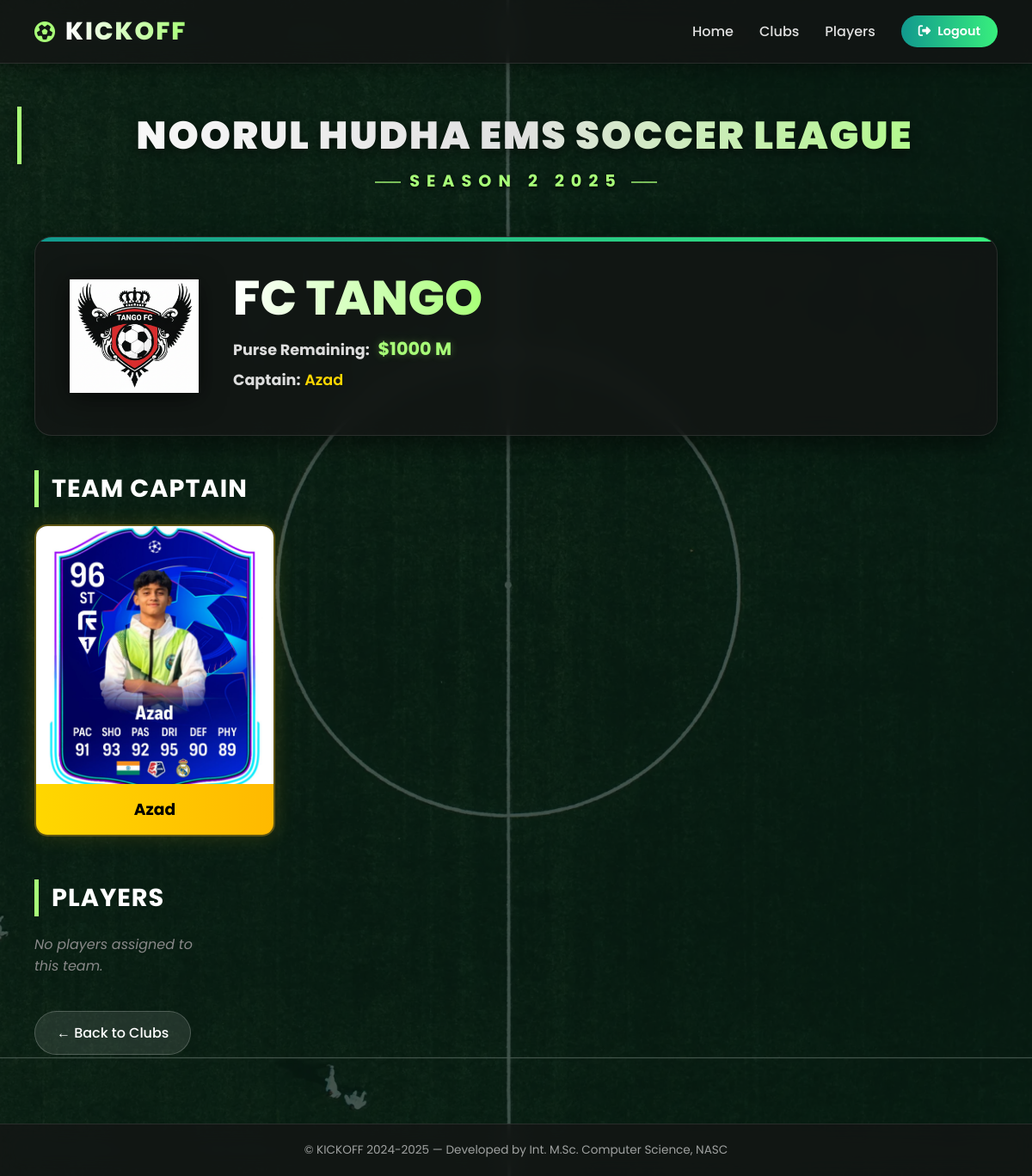
Page /clubs/1/ (signed in) on the committed database.
### auction/models.py (models this page shows, shortened)
class Team(models.Model):
    team_name = models.CharField(max_length=100, null=True)
    logo = models.ImageField(upload_to='logo/',null=True)
    purse_remaining = models.IntegerField(default=1000)
    captain = models.OneToOneField(
        'Player',
        on_delete=models.SET_NULL,
        null=True,
        blank=True,
        related_name='captain_of_team'   # unique name added
    )

class Player(models.Model):
    team = models.ForeignKey(Team, on_delete=models.CASCADE, null=True, blank=True,related_name='players')
    name = models.CharField(max_length=100)
    card_image = models.ImageField(upload_to='player_cards/',null=True)
    sold_price = models.PositiveIntegerField(null=True, blank=True)

### auction/views.py (the view)
# urls.py: path('clubs/<int:team_id>/', views.team_detail, name='team_detail'),
@login_required
def team_detail(request, team_id):
    team_obj = get_object_or_404(Team, id=team_id)
    players = team_obj.players.all()
    captain = team_obj.captain
    return render(request, 'auction/team_detail.html', {
        'team': team_obj,
        'players': players,
        'captain': captain,
    })

### auction/templates/auction/team_detail.html (shortened to what this page needs)
{% extends 'auction/home.html' %}
{% load static %}
{% block stylesheet %}
<link rel="stylesheet" href="{% static 'css/team_detail.css' %}">
{% endblock stylesheet %}
{% block content %}
<div class="team-detail-wrapper">
    <header class="team-header">
        <img src="{{ team.logo.url }}" alt="{{ team.team_name }} Logo" class="team-logo">
        <div class="team-header-info">
            <h1>{{ team.team_name }}</h1>
            <p class="purse">
                <strong>Purse Remaining:</strong>
                <span class="highlight">${{ team.purse_remaining }} M</span>
            </p>
            <p class="captain-info">
                <strong>Captain:</strong>
                {% if captain %}
                    <span>{{ captain.name }}</span>
                {% else %}
                    <span class="none">Not assigned</span>
                {% endif %}
            </p>
        </div>
    </header>
    <section class="captain-section">
        <h2>Team Captain</h2>
        {% if captain %}
        <div class="captain-card">
            <img src="{{ captain.card_image.url }}" alt="{{ captain.name }}">
            <h3>{{ captain.name }}</h3>
        </div>
        {% else %}
            <p class="none">No captain assigned yet.</p>
        {% endif %}
    </section>
    <section class="players-section">
        <h2>Players</h2>
        <div class="players-grid">
            {% for player in players %}
            <div class="player-card">
                <img src="{{ player.card_image.url }}" alt="{{ player.name }} Card" class="player-image">
                <div class="player-info">
                    <h3>{{ player.name }}</h3>
                    <p><strong>Price:</strong> ${{ player.base_price }} M</p>
                </div>
            </div>
            {% empty %}
                <p class="none">No players assigned to this team.</p>
            {% endfor %}
        </div>
    </section>
    <div class="back">
        <a href="{% url 'clubs' %}" class="back-link">← Back to Clubs</a>
    </div>
</div>
{% endblock %}

### static/css/home.css (style rules this page uses)
* { margin: 0; padding: 0; box-sizing: border-box; font-family: 'Poppins', sans-serif; }
body { min-height: 100vh; background-position: center; background-size: cover; background-repeat: no-repeat; background-attachment: fixed; color: #fff; display: flex; flex-direction: column; }

### static/css/team_detail.css (style rules this page uses)
.team-detail-wrapper { max-width: 1200px; margin: 0 auto; padding: 20px 20px 60px; width: 100%; }
.team-header { display: flex; align-items: center; gap: 40px; background: rgba(20, 20, 20, 0.75); backdrop-filter: blur(12px); -webkit-backdrop-filter: blur(12px); border: 1px solid rgba(255, 255, 255, 0.1); border-radius: 20px; padding: 40px; margin-bottom: 40px; box-shadow: 0 10px 30px rgba(0, 0, 0, 0.5); position: relative; overflow: hidden; }
.team-header::before { content: ''; position: absolute; top: 0; left: 0; width: 100%; height: 5px; background: linear-gradient(90deg, #11998e, #38ef7d); }
.team-logo { width: 150px; height: 150px; object-fit: contain; filter: drop-shadow(0 5px 15px rgba(0,0,0,0.6)); }
.team-header-info h1 { font-size: 3.5rem; font-weight: 800; margin-bottom: 15px; text-transform: uppercase; background: linear-gradient(to right, #ffffff, #a8ff78); -webkit-background-clip: text; -webkit-text-fill-color: transparent; line-height: 1; }
.team-header-info p { font-size: 1.1rem; color: #ddd; margin-bottom: 8px; }
.team-header-info .highlight { color: #a8ff78; font-weight: 700; font-size: 1.3rem; margin-left: 5px; text-shadow: 0 0 10px rgba(168, 255, 120, 0.3); }
.captain-info span { color: #ffd700; font-weight: 600; }
h2 { font-size: 1.8rem; color: #fff; margin-bottom: 20px; border-left: 5px solid #a8ff78; padding-left: 15px; text-transform: uppercase; letter-spacing: 1px; }
.captain-section { margin-bottom: 50px; }
.captain-card { display: inline-flex; flex-direction: column; width: 280px; background: rgba(30, 30, 30, 0.8); border: 2px solid rgba(255, 215, 0, 0.3); border-radius: 15px; overflow: hidden; box-shadow: 0 0 25px rgba(255, 215, 0, 0.15); transition: transform 0.3s ease; }
.captain-card img { width: 100%; height: 300px; object-fit: cover; }
.captain-card h3 { text-align: center; padding: 15px; background: linear-gradient(to right, #ffd700, #ffb900); color: #000; margin: 0; font-weight: 700; }
.players-section { margin-bottom: 40px; }
.players-grid { display: grid; grid-template-columns: repeat(auto-fill, minmax(200px, 1fr)); gap: 25px; }
.none { color: #888; font-style: italic; font-size: 1rem; }
.back { margin-top: 40px; }
.back-link { display: inline-block; padding: 12px 25px; background: rgba(255, 255, 255, 0.1); border: 1px solid rgba(255, 255, 255, 0.2); border-radius: 30px; color: #fff; text-decoration: none; font-weight: 500; transition: all 0.3s ease; }

### rows in the picture
Team: logo (picture), team_name "FC TANGO", purse_remaining "1000"
Player: name "Azad", card_image (picture)
